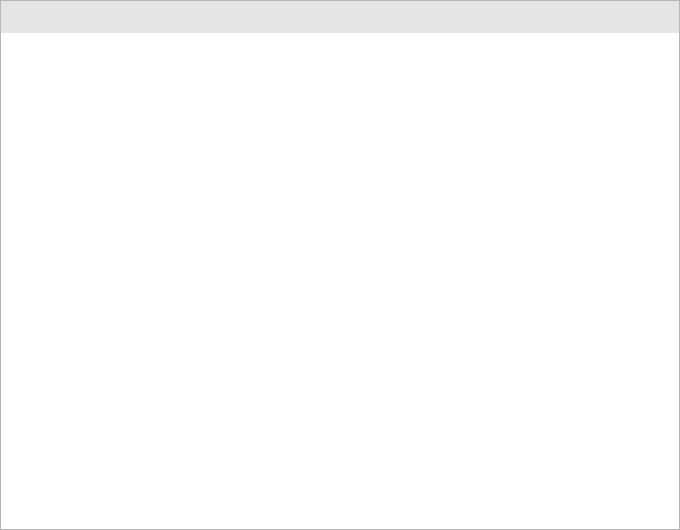
<?xml version="1.0" encoding="UTF-8"?>
<ui version="4.0">
 <class>ImageDialog</class>
 <widget class="QDialog" name="ImageDialog">
  <property name="geometry">
   <rect>
    <x>0</x>
    <y>0</y>
    <width>680</width>
    <height>530</height>
   </rect>
  </property>
  <property name="windowTitle">
   <string>图片查看器</string>
  </property>
  <property name="styleSheet">
   <string notr="true">background:rgba(255,255,255,1);
border:1px solid rgba(183,183,183,1);</string>
  </property>
  <layout class="QVBoxLayout" name="verticalLayout">
   <property name="spacing">
    <number>0</number>
   </property>
   <property name="leftMargin">
    <number>1</number>
   </property>
   <property name="topMargin">
    <number>1</number>
   </property>
   <property name="rightMargin">
    <number>1</number>
   </property>
   <property name="bottomMargin">
    <number>1</number>
   </property>
   <item>
    <widget class="QWidget" name="widget" native="true">
     <property name="minimumSize">
      <size>
       <width>0</width>
       <height>32</height>
      </size>
     </property>
     <property name="maximumSize">
      <size>
       <width>16777215</width>
       <height>32</height>
      </size>
     </property>
     <property name="styleSheet">
      <string notr="true">border:none;
background:rgba(229,229,229,1);</string>
     </property>
     <layout class="QHBoxLayout" name="horizontalLayout">
      <property name="rightMargin">
       <number>20</number>
      </property>
      <item>
       <spacer name="horizontalSpacer">
        <property name="orientation">
         <enum>Qt::Horizontal</enum>
        </property>
        <property name="sizeHint" stdset="0">
         <size>
          <width>40</width>
          <height>20</height>
         </size>
        </property>
       </spacer>
      </item>
      <item>
       <widget class="click_label" name="close">
        <property name="minimumSize">
         <size>
          <width>13</width>
          <height>13</height>
         </size>
        </property>
        <property name="maximumSize">
         <size>
          <width>13</width>
          <height>13</height>
         </size>
        </property>
        <property name="text">
         <string/>
        </property>
        <property name="pixmap">
         <pixmap resource="../../../res.qrc">:/image/mainUI/closeSearch.png</pixmap>
        </property>
       </widget>
      </item>
     </layout>
    </widget>
   </item>
   <item>
    <widget class="QWidget" name="widget_2" native="true">
     <property name="styleSheet">
      <string notr="true">border:none;</string>
     </property>
     <widget class="QLabel" name="image">
      <property name="geometry">
       <rect>
        <x>0</x>
        <y>0</y>
        <width>678</width>
        <height>494</height>
       </rect>
      </property>
      <property name="styleSheet">
       <string notr="true">border:none;</string>
      </property>
      <property name="text">
       <string/>
      </property>
      <property name="pixmap">
       <pixmap resource="../../../res.qrc">:/image/chat/imageDef.png</pixmap>
      </property>
      <property name="scaledContents">
       <bool>false</bool>
      </property>
      <property name="alignment">
       <set>Qt::AlignCenter</set>
      </property>
     </widget>
     <widget class="click_label" name="left">
      <property name="geometry">
       <rect>
        <x>20</x>
        <y>228</y>
        <width>40</width>
        <height>40</height>
       </rect>
      </property>
      <property name="styleSheet">
       <string notr="true">border:none;
background-color: transparent; </string>
      </property>
      <property name="text">
       <string/>
      </property>
      <property name="pixmap">
       <pixmap resource="../../../res.qrc">:/image/chat/imageLeft.png</pixmap>
      </property>
     </widget>
     <widget class="click_label" name="right">
      <property name="geometry">
       <rect>
        <x>614</x>
        <y>228</y>
        <width>40</width>
        <height>40</height>
       </rect>
      </property>
      <property name="styleSheet">
       <string notr="true">border:none;
background-color: transparent; </string>
      </property>
      <property name="text">
       <string/>
      </property>
      <property name="pixmap">
       <pixmap resource="../../../res.qrc">:/image/chat/imageRight.png</pixmap>
      </property>
     </widget>
    </widget>
   </item>
  </layout>
 </widget>
 <customwidgets>
  <customwidget>
   <class>click_label</class>
   <extends>QLabel</extends>
   <header>click_label.h</header>
   <slots>
    <signal>clicked()</signal>
   </slots>
  </customwidget>
 </customwidgets>
 <resources>
  <include location="../../../res.qrc"/>
 </resources>
 <connections/>
</ui>
